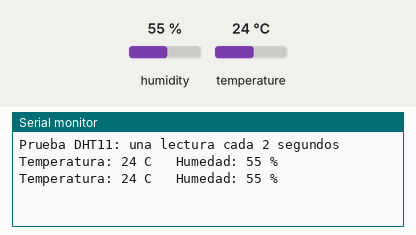
Recording of a sketch running on a simulated Arduino Uno, built with avr-gcc and run on an emulated ATmega328P. Parts: the last lines printed to the serial monitor. Inputs (shaded band) come from the test bench; at power-on: humidity 55 %, temperature 24 °C.

Above: at 4.8 s.
4.9 s: humidity set to 22 %
At 6.7 s:
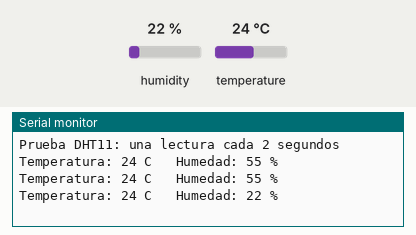
7.9 s: temperature set to 12 °C
At 9.1 s:
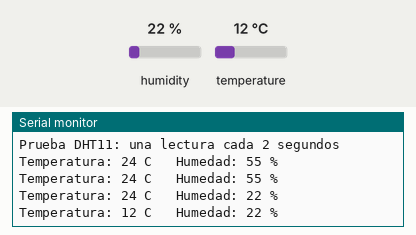
10.9 s: humidity set to 40 %
At 12.7 s:
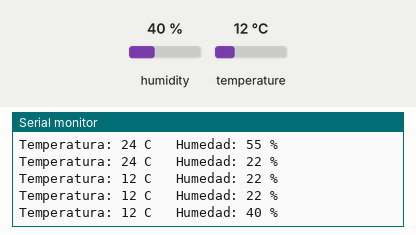
Timing chart, 0 to 14.2 s (numbered marks = the images above; inputs shaded):
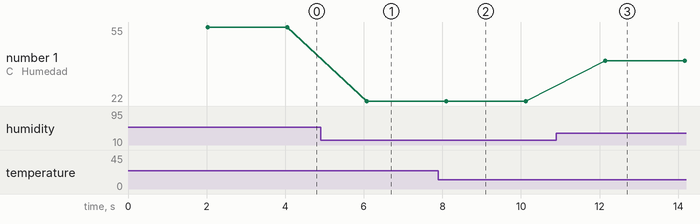

The sketch:

prueba_dht11.ino
```cpp
//Granados Vazquez Pedro Daniel - 24212797
//Rodriguez Camarena Joshua Nezib - 24210524
//Ruan López Tai Ping Alejandra - 24170724
//Prueba del dht11

#include <DHT.h>

//variable que define el sensor dht11 en a3
DHT dht(A3, DHT11);

//metodo que inicia el sensor
void setup() {
  Serial.begin(9600);
  dht.begin();
  Serial.println(F("Prueba DHT11: una lectura cada 2 segundos"));
}

//metodo que lee el sensor cada 2 segundos
void loop() {
  //el dht11 solo da una lectura nueva cada 1 o 2 segundos
  delay(2000);
  float h = dht.readHumidity();
  float t = dht.readTemperature();
  if (isnan(h) || isnan(t)) {
    Serial.println(F("No se pudo leer el DHT11: revisa VCC, DATA (A3), GND y la resistencia de 10k"));
    return;
  }
  Serial.print(F("Temperatura: ")); Serial.print(t, 0);
  Serial.print(F(" C   Humedad: ")); Serial.print(h, 0); Serial.println(F(" %"));
}
```

Measured:
- after the input at 4.9 s, the serial monitor: prints a new line after 1.2 s (image 1)
- after the input at 7.9 s, the serial monitor: prints a new line after 0.20 s (image 2)
- after the input at 10.9 s, the serial monitor: prints a new line after 1.2 s (image 3)
- plotted number 1: 55 → 22 after the input at 4.9 s, 22 → 40 after the input at 10.9 s
